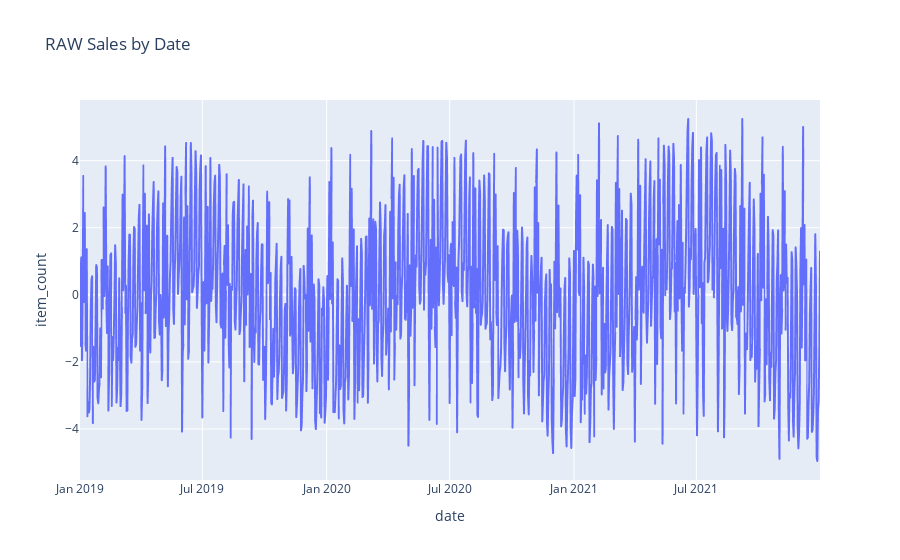

The code cell stored with this chart in its notebook:
### Code cell
from scipy import signal

df_plot.item_count = signal.detrend(df_plot.item_count)

fig = px.line(df_plot, x="date", y="item_count", title='RAW Sales by Date')
fig.show()

### Figure 1 — Plotly figure (JSON) as saved in the notebook; plotly's stock layout.template omitted (floating-point values rounded to 4 significant figures; data arrays with more than 128 entries replaced by an {"elided": "..."} marker saying what was removed)
{"data": [{"hovertemplate": "date=%{x}<br>item_count=%{y}<extra></extra>", "legendgroup": "", "line": {"color": "#636efa", "dash": "solid"}, "marker": {"symbol": "circle"}, "mode": "lines", "name": "", "showlegend": false, "type": "scattergl", "x": {"elided": "1096 str values"}, "xaxis": "x", "y": {"elided": "1096 float values"}, "yaxis": "y"}], "layout": {"legend": {"tracegroupgap": 0}, "title": {"text": "RAW Sales by Date"}, "xaxis": {"anchor": "y", "domain": [0, 1], "title": {"text": "date"}}, "yaxis": {"anchor": "x", "domain": [0, 1], "title": {"text": "item_count"}}}}
